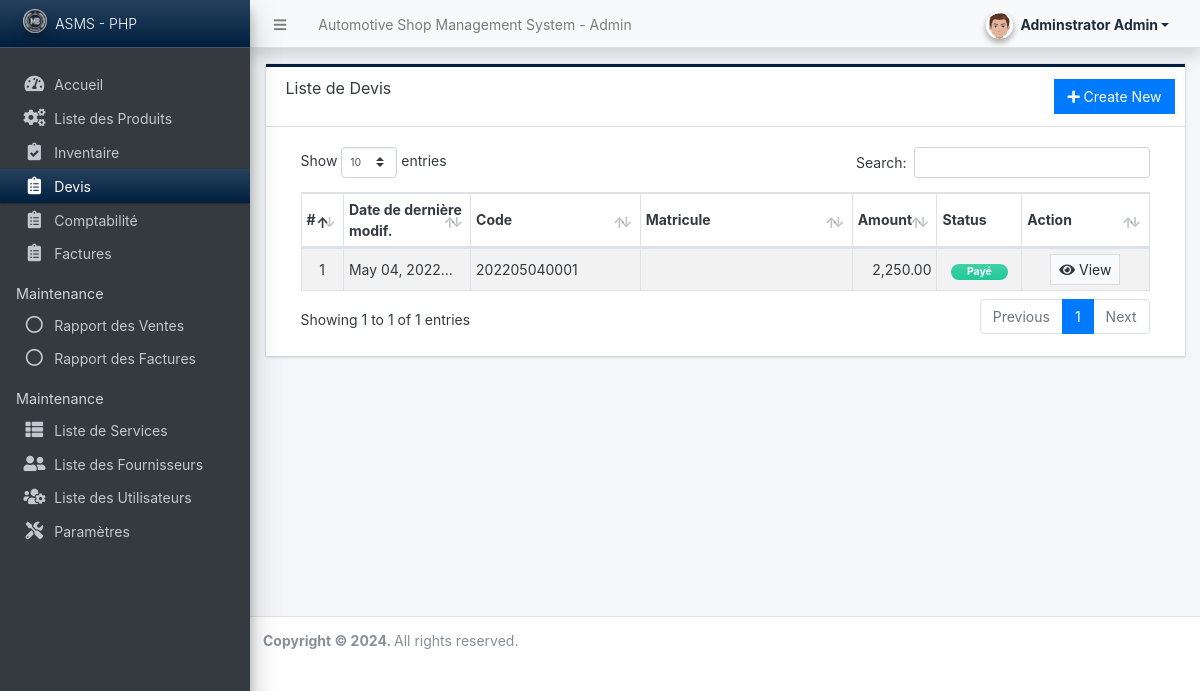
The page /admin/?page=transactions (signed in) on the database as committed earlier.
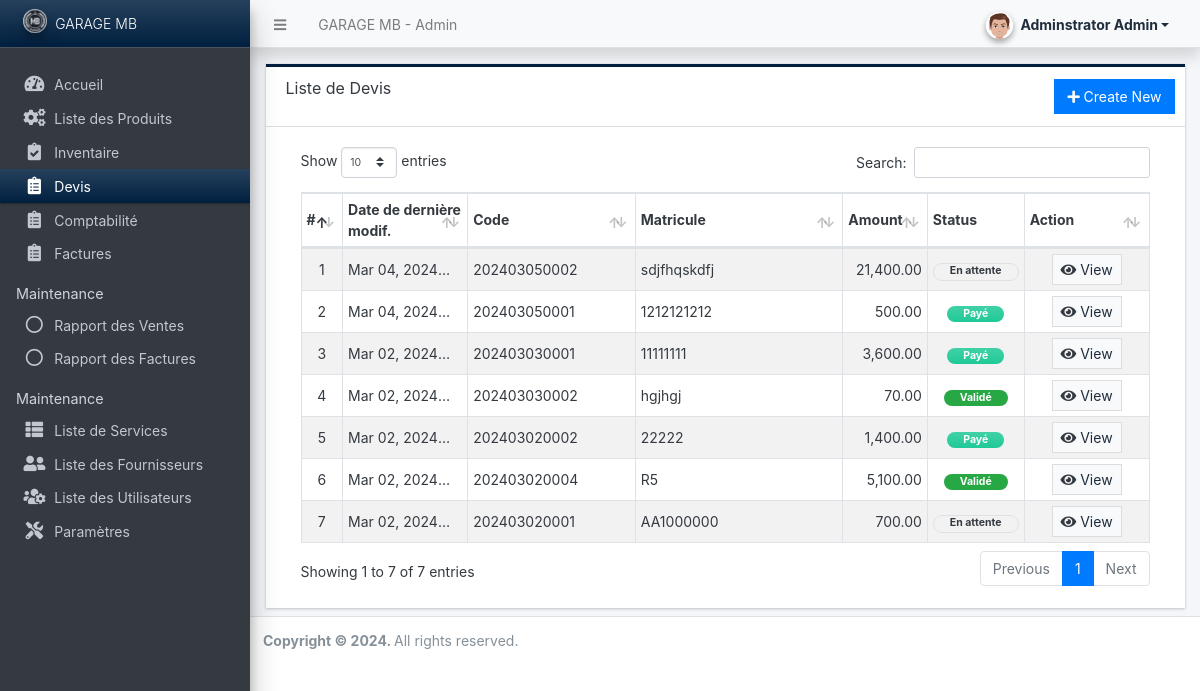
The same page on the database as committed later.
### tables this page shows
CREATE TABLE `transaction_list` (
  `id` int(30) NOT NULL,
  `user_id` int(30) NOT NULL,
  `mechanic_id` int(30) DEFAULT NULL,
  `code` varchar(100) NOT NULL,
  `client_name` text NOT NULL,
  `contact` text NOT NULL,
  `ice` text NOT NULL,
  `rc` text NOT NULL,
  `matricule` text NOT NULL,
  `marque` text NOT NULL,
  `modele` text NOT NULL,
  `kilometrage` text NOT NULL,
  `amount` float(15,2) NOT NULL DEFAULT 0.00,
  `status` tinyint(2) NOT NULL DEFAULT 0 COMMENT '\r\n0=Pending,\r\n1=On-Progress,\r\n2=Done,\r\n3=Paid,\r\n4=Cancelled',
  `date_created` datetime NOT NULL DEFAULT current_timestamp(),
  `date_updated` datetime NOT NULL DEFAULT current_timestamp() ON UPDATE current_timestamp()
);

### config.php (called while the page is built, shortened)
<?php
require_once('classes/DBConnection.php');
require_once('classes/SystemSettings.php');
function validate_image($file){
    global $_settings;
	if(!empty($file)){
        $ex = explode("?",$file);
        $file = $ex[0];
        $ts = isset($ex[1]) ? "?".$ex[1] : '';
		if(is_file(base_app.$file)){
			return base_url.$file.$ts;
		}else{
			return base_url.($_settings->info('logo'));
		}
	}else{
		return base_url.($_settings->info('logo'));
	}
}
function format_num($number = '' , $decimal = ''){
    if(is_numeric($number)){
        $ex = explode(".",$number);
        $decLen = isset($ex[1]) ? strlen($ex[1]) : 0;
        if(is_numeric($decimal)){
            return number_format($number,$decimal);
        }else{
            return number_format($number,$decLen);
        }
    }else{
        return "Invalid Input";
    }
}
function isMobileDevice(){
    $aMobileUA = array(
        '/iphone/i' => 'iPhone',
        '/ipod/i' => 'iPod',
        '/ipad/i' => 'iPad',
        '/android/i' => 'Android',
        '/blackberry/i' => 'BlackBerry',
        '/webos/i' => 'Mobile'
    );
    return false;
}
?>

### classes/DBConnection.php (called while the page is built, shortened)
<?php
class DBConnection{
    private $host = DB_SERVER;
    private $username = DB_USERNAME;
    private $password = DB_PASSWORD;
    private $database = DB_NAME;
    public $conn;
    public function __construct(){
        if (!isset($this->conn)) {
            $this->conn = new mysqli($this->host, $this->username, $this->password, $this->database);
        }
    }
}
?>

### classes/SystemSettings.php (called while the page is built, shortened)
<?php
class SystemSettings extends DBConnection{
	function info($field=''){
		if(!empty($field)){
			if(isset($_SESSION['system_info'][$field]))
				return $_SESSION['system_info'][$field];
			else
				return false;
		}else{
			return false;
		}
	}
}
$_settings = new SystemSettings();
?>

### admin/transactions/index.php (the view, shortened to what the changed rows need)
<div class="card card-outline rounded-0 card-navy">
	<div class="card-header">
		<h3 class="card-title">Liste de Devis</h3>
		<div class="card-tools">
			<a href="./?page=transactions/manage_transaction" id="create_new" class="btn btn-flat btn-primary"><span class="fas fa-plus"></span>  Create New</a>
		</div>
	</div>
	<div class="card-body">
		<div class="container-fluid">
        <div class="container-fluid">
			<table class="table table-hover table-striped table-bordered">
				<colgroup>
					<col width="5%">
					<col width="15%">
					<col width="20%">
					<col width="25%">
					<col width="10%">
					<col width="10%">
					<col width="15%">
				</colgroup>
				<thead>
					<tr>
						<th>#</th>
						<th>Date de dernière modif.</th>
						<th>Code</th>
						<th>Matricule</th>
						<th>Amount</th>
						<th>Status</th>
						<th>Action</th>
					</tr>
				</thead>
				<tbody>
					<?php
					$i = 1;
						if($_settings->userdata('type') == 3):
						$qry = $conn->query("SELECT * FROM `transaction_list` where tech_id = '{$_settings->userdata('id')}' order by unix_timestamp(date_updated) desc ");
						else:
						$qry = $conn->query("SELECT * FROM `transaction_list` order by unix_timestamp(date_updated) desc ");
						endif;
						while($row = $qry->fetch_assoc()):
					?>
						<tr>
							<td class="text-center"><?php echo $i++; ?></td>
							<td><p class="m-0 truncate-1"><?= date("M d, Y H:i", strtotime($row['date_updated'])) ?></p></td>
							<td><p class="m-0 truncate-1"><?= $row['code'] ?></p></td>
							<td><p class="m-0 truncate-1"><?= $row['matricule'] ?></p></td>
							<td class='text-right'><?= format_num($row['amount']) ?></td>
							<td class="text-center">
								<?php
								switch($row['status']){
									case 0:
										echo '<span class="badge badge-default border px-3 rounded-pill">En attente</span>';
										break;
									case 2:
										echo '<span class="badge badge-success px-3 rounded-pill">Validé</span>';
										break;
									case 3:
										echo '<span class="badge badge-success bg-gradient-teal px-3 rounded-pill">Payé</span>';
										break;
								}
								?>
                            </td>
							<td align="center">
								<a class="btn btn-default bg-gradient-light btn-flat btn-sm" href="?page=transactions/view_details&id=<?php echo $row['id'] ?>"><span class="fa fa-eye text-dark"></span> View</a>
							</td>
						</tr>
					<?php endwhile; ?>
				</tbody>
			</table>
		</div>
		</div>
	</div>
</div>

### admin/inc/topBarNav.php (shortened to what the changed rows need)
<nav class="main-header navbar navbar-expand navbar-light shadow text-sm">
  <ul class="navbar-nav">
    <li class="nav-item d-none d-sm-inline-block">
      <a href="<?php echo base_url ?>" class="nav-link"><?php echo (!isMobileDevice()) ? $_settings->info('name'):$_settings->info('short_name'); ?> - Admin</a>
    </li>
  </ul>
</nav>

### admin/inc/navigation.php (shortened to what the changed rows need)
<aside class="main-sidebar sidebar-dark-primary elevation-4 sidebar-no-expand">
  <a href="<?php echo base_url ?>admin" class="brand-link bg-gradient-navy text-sm">
  <img src="<?php echo validate_image($_settings->info('logo'))?>" alt="Store Logo" class="brand-image img-circle elevation-3" style="opacity: .8;width: 1.5rem;height: 1.5rem;max-height: unset">
  <span class="brand-text font-weight-light"><?php echo $_settings->info('short_name') ?></span>
  </a>
</aside>

Rows that differ between the two databases and show on the page:
removed transaction_list: date_updated "May 04,…", code "202205040001", amount "2,250.00", status "Payé"
added transaction_list: date_updated "Mar 04,…", code "202403050002", matricule "sdjfhqskdfj", amount "21,400.00", status "En attente"
added transaction_list: date_updated "Mar 04,…", code "202403050001", matricule "1212121212", amount "500.00", status "Payé"
added transaction_list: date_updated "Mar 02,…", code "202403030001", matricule "11111111", amount "3,600.00", status "Payé"
added transaction_list: date_updated "Mar 02,…", code "202403030002", matricule "hgjhgj", amount "70.00", status "Validé"
added transaction_list: date_updated "Mar 02,…", code "202403020002", matricule "22222", amount "1,400.00", status "Payé"
added transaction_list: date_updated "Mar 02,…", code "202403020004", matricule "R5", amount "5,100.00", status "Validé"
added transaction_list: date_updated "Mar 02,…", code "202403020001", matricule "AA1000000", amount "700.00", status "En attente"
Other text that changed with them:
$_settings->info('name'): "Automotive Shop Management System" → "GARAGE MB"
$_settings->info('short_name'): "ASMS - PHP" → "GARAGE MB"
text written by a page script: "Show entries Search: Showing 1 to 1 of 1 entries Previous 1 Next" → "Show entries Search: Showing 1 to 7 of 7 entries Previous 1 Next"
